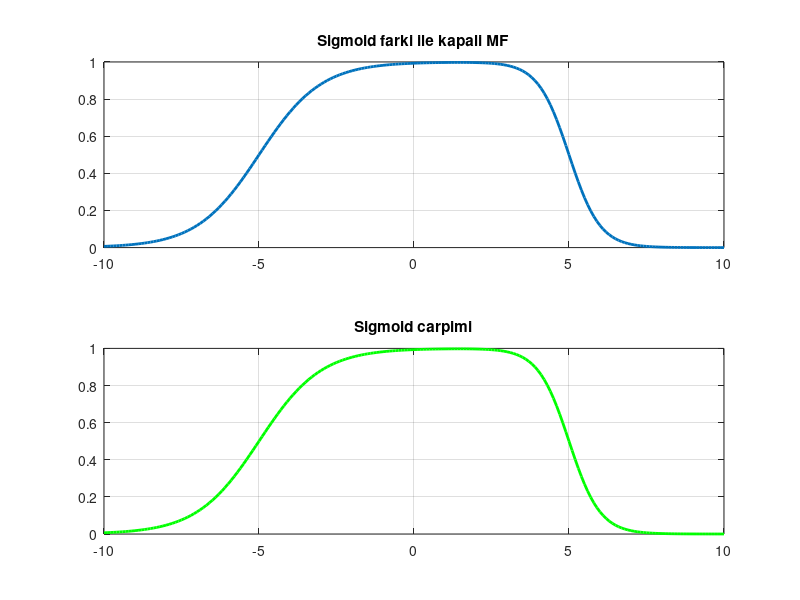

Write the MATLAB code that produced this figure.
x=-10:0.1:10;

sig=@(x,a,c)1./(1+exp(-a.*(x-c)));

y1=sig(x,1,-5);%eğim -5
y2=sig(x,2,5); %eğim 5
y_fark=abs(y1-y2);

y3=sig(x,-2,5);
y_carpim=y1.*y3;

subplot(2,1,1);
plot(x,y_fark,"LineWidth",2);
title("Sigmoid farki ile kapali MF");
grid on;

subplot(2,1,2);
plot(x,y_carpim,"LineWidth",2,Color="green");
title("Sigmoid carpimi");
grid on;
